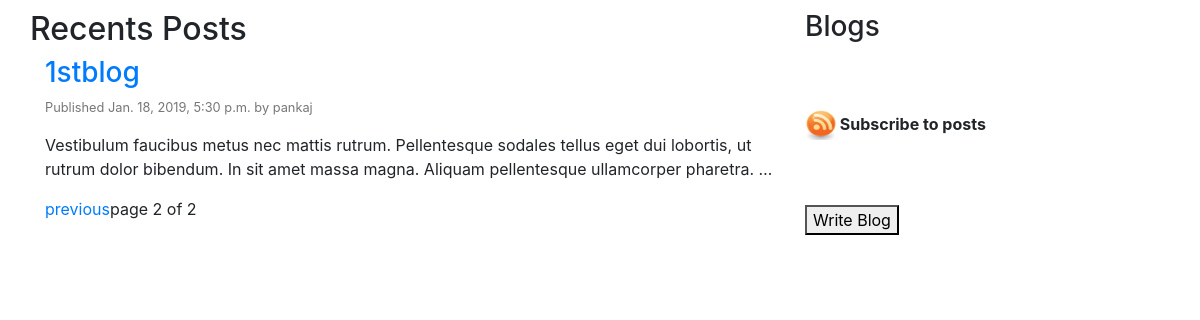
Screenshot of /blog/?page=2 with the database file from the repository.
### blog/models.py (models this page shows, shortened)
class Post(models.Model):
    STATUS_CHOICES = (
        ('draft', 'Draft'),
        ('published', 'Published'),
    )
    title = models.CharField(max_length=250)
    slug = models.SlugField(max_length=250, unique_for_date='publish')
    author = models.ForeignKey(User, related_name='blog_posts', on_delete=models.PROTECT)
    body = models.TextField()
    publish = models.DateTimeField(default=timezone.now)
    created = models.DateTimeField(auto_now_add=True)
    updated = models.DateTimeField(auto_now=True)
    status = models.CharField(max_length=10, choices=STATUS_CHOICES,default='draft')
    objects = models.Manager()
    published = PublishedManager()
    class Meta:
        ordering = ('-publish',)
    def get_absolute_url(self):
        return reverse('blog:post_detail_view',
                       args=[self.publish.year, self.publish.strftime('%m'), self.publish.strftime('%d'), self.slug])

### blog/views.py (the view)
def post_list_view(request):
    list_objects = Post.published.get_queryset()
    paginator = Paginator(list_objects, 3)
    page = request.GET.get('page')
    try:
        posts = paginator.page(page)
    except PageNotAnInteger:
        posts = paginator.page(1)
        print('PageNotAnInteger')
    except EmptyPage:
        posts = paginator.page(paginator.num_pages)
        print('EmptyPage')
    return render(request, 'blog/post/list.html', {'posts': posts})

### blog/models.py (called while the page is built)
    def get_queryset(self):
        return super(PublishedManager,self).get_queryset().filter(status='published')

### blog/templates/blog/post/list.html (shortened to what this page needs)
{% extends "blog/master.html" %}
{% block content %}
    <div class="row" >
   <h2 class="page-header">Recents Posts</h2>
        <br>
    </div>
    {% for post in posts %}
       <h3><a href="{{ post.get_absolute_url }}">{{ post.title }}</a></h3>
        <p class="small" style="color: #777777">Published {{ post.publish }} by {{ post.author }}</p>
        <p>{{ post.body|truncatewords:25|linebreaks }}</p>
    {% endfor %}
    {% include "paginator.html" with page=posts %}
{% endblock %}

### static/css/customcss/main.css (style rules this page uses)
body { margin:10px 10px; }
* { box-sizing: border-box; }
body { margin: 10px; padding: 10px; }

### rows the page displays
Post: title "1stblog", publish "Jan. 18, 2019, 5:30 p.m.", author "pankaj", body "Vestibulum faucibus metus nec mattis rutrum. Pellentesque sodales tellus eget dui lobortis, ut rutrum dolor bibendum. In sit amet massa magna. Aliquam pellentesque ullamcorper pharetra. …"

### other values shown
{{ page.number }} "2"
{{ page.paginator.num_pages }} "2"
